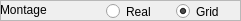
     <widget class="QFrame" name="frame_montage">
      <property name="geometry">
       <rect>
        <x>30</x>
        <y>374</y>
        <width>241</width>
        <height>21</height>
       </rect>
      </property>
      <property name="frameShape">
       <enum>QFrame::StyledPanel</enum>
      </property>
      <property name="frameShadow">
       <enum>QFrame::Raised</enum>
      </property>
      <widget class="QRadioButton" name="radioButtonRealDistances">
       <property name="geometry">
        <rect>
         <x>106</x>
         <y>0</y>
         <width>61</width>
         <height>23</height>
        </rect>
       </property>
       <property name="text">
        <string>Real</string>
       </property>
      </widget>
      <widget class="QLabel" name="label_10">
       <property name="geometry">
        <rect>
         <x>0</x>
         <y>0</y>
         <width>71</width>
         <height>20</height>
        </rect>
       </property>
       <property name="text">
        <string>Montage</string>
       </property>
      </widget>
      <widget class="QRadioButton" name="radioButtonGrid">
       <property name="geometry">
        <rect>
         <x>176</x>
         <y>0</y>
         <width>61</width>
         <height>23</height>
        </rect>
       </property>
       <property name="text">
        <string>Grid</string>
       </property>
       <property name="checked">
        <bool>true</bool>
       </property>
      </widget>
     </widget>
